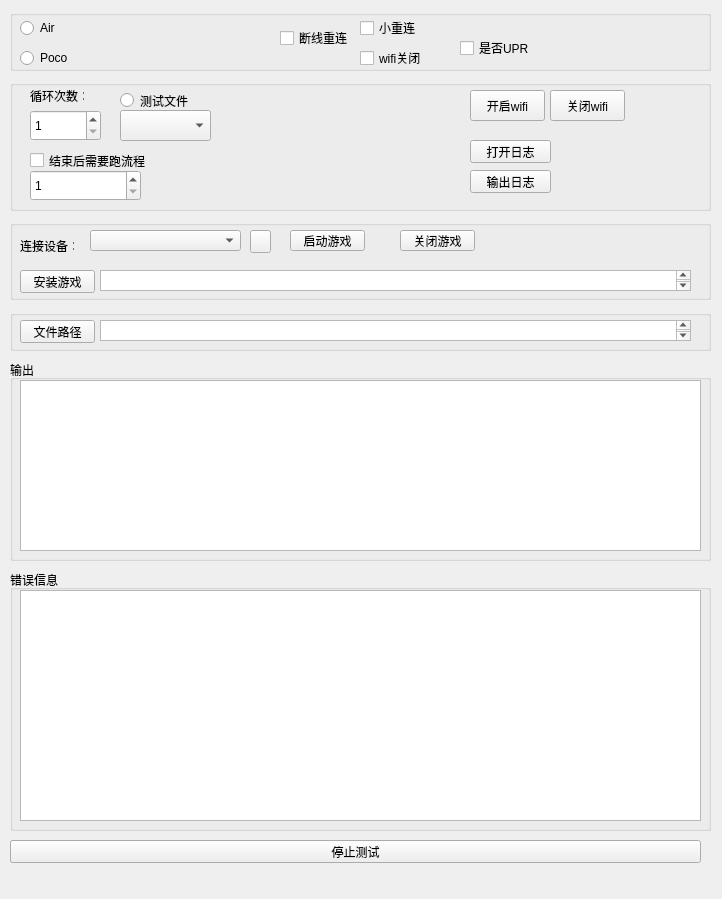
<?xml version="1.0" encoding="UTF-8"?>
<ui version="4.0">
 <class>widget</class>
 <widget class="QWidget" name="widget">
  <property name="geometry">
   <rect>
    <x>0</x>
    <y>0</y>
    <width>722</width>
    <height>899</height>
   </rect>
  </property>
  <property name="acceptDrops">
   <bool>true</bool>
  </property>
  <property name="windowTitle">
   <string>自动测试</string>
  </property>
  <widget class="QGroupBox" name="groupBox">
   <property name="geometry">
    <rect>
     <x>10</x>
     <y>10</y>
     <width>701</width>
     <height>61</height>
    </rect>
   </property>
   <property name="title">
    <string/>
   </property>
   <widget class="QRadioButton" name="radioButton">
    <property name="geometry">
     <rect>
      <x>10</x>
      <y>10</y>
      <width>89</width>
      <height>16</height>
     </rect>
    </property>
    <property name="text">
     <string>Air</string>
    </property>
   </widget>
   <widget class="QRadioButton" name="radioButton_2">
    <property name="geometry">
     <rect>
      <x>10</x>
      <y>40</y>
      <width>89</width>
      <height>16</height>
     </rect>
    </property>
    <property name="text">
     <string>Poco</string>
    </property>
   </widget>
   <widget class="QCheckBox" name="checkBox">
    <property name="geometry">
     <rect>
      <x>450</x>
      <y>30</y>
      <width>71</width>
      <height>16</height>
     </rect>
    </property>
    <property name="text">
     <string>是否UPR</string>
    </property>
   </widget>
   <widget class="QCheckBox" name="checkBox_2">
    <property name="geometry">
     <rect>
      <x>270</x>
      <y>20</y>
      <width>71</width>
      <height>16</height>
     </rect>
    </property>
    <property name="text">
     <string>断线重连</string>
    </property>
   </widget>
   <widget class="QCheckBox" name="checkBox_4">
    <property name="geometry">
     <rect>
      <x>350</x>
      <y>10</y>
      <width>71</width>
      <height>16</height>
     </rect>
    </property>
    <property name="text">
     <string>小重连</string>
    </property>
   </widget>
   <widget class="QCheckBox" name="checkBox_3">
    <property name="geometry">
     <rect>
      <x>350</x>
      <y>40</y>
      <width>71</width>
      <height>16</height>
     </rect>
    </property>
    <property name="text">
     <string>wifi关闭</string>
    </property>
   </widget>
  </widget>
  <widget class="QGroupBox" name="groupBox_2">
   <property name="geometry">
    <rect>
     <x>10</x>
     <y>80</y>
     <width>701</width>
     <height>131</height>
    </rect>
   </property>
   <property name="title">
    <string/>
   </property>
   <widget class="QLabel" name="label_2">
    <property name="geometry">
     <rect>
      <x>20</x>
      <y>10</y>
      <width>54</width>
      <height>12</height>
     </rect>
    </property>
    <property name="text">
     <string>循环次数：</string>
    </property>
   </widget>
   <widget class="QSpinBox" name="spinBox">
    <property name="geometry">
     <rect>
      <x>20</x>
      <y>30</y>
      <width>71</width>
      <height>31</height>
     </rect>
    </property>
    <property name="minimum">
     <number>1</number>
    </property>
   </widget>
   <widget class="QRadioButton" name="radioButton_6">
    <property name="geometry">
     <rect>
      <x>110</x>
      <y>10</y>
      <width>89</width>
      <height>21</height>
     </rect>
    </property>
    <property name="text">
     <string>测试文件</string>
    </property>
   </widget>
   <widget class="QComboBox" name="comboBox">
    <property name="geometry">
     <rect>
      <x>110</x>
      <y>30</y>
      <width>91</width>
      <height>31</height>
     </rect>
    </property>
    <property name="currentText">
     <string/>
    </property>
    <property name="currentIndex">
     <number>-1</number>
    </property>
    <property name="iconSize">
     <size>
      <width>16</width>
      <height>20</height>
     </size>
    </property>
   </widget>
   <widget class="QPushButton" name="pushButton_5">
    <property name="geometry">
     <rect>
      <x>540</x>
      <y>10</y>
      <width>75</width>
      <height>31</height>
     </rect>
    </property>
    <property name="text">
     <string>关闭wifi</string>
    </property>
   </widget>
   <widget class="QPushButton" name="pushButton_6">
    <property name="geometry">
     <rect>
      <x>460</x>
      <y>10</y>
      <width>75</width>
      <height>31</height>
     </rect>
    </property>
    <property name="text">
     <string>开启wifi</string>
    </property>
   </widget>
   <widget class="QCheckBox" name="checkBox_5">
    <property name="geometry">
     <rect>
      <x>20</x>
      <y>70</y>
      <width>121</width>
      <height>21</height>
     </rect>
    </property>
    <property name="text">
     <string>结束后需要跑流程</string>
    </property>
   </widget>
   <widget class="QSpinBox" name="spinBox_2">
    <property name="geometry">
     <rect>
      <x>20</x>
      <y>90</y>
      <width>111</width>
      <height>31</height>
     </rect>
    </property>
    <property name="minimum">
     <number>1</number>
    </property>
   </widget>
   <widget class="QPushButton" name="adblog">
    <property name="geometry">
     <rect>
      <x>460</x>
      <y>60</y>
      <width>81</width>
      <height>23</height>
     </rect>
    </property>
    <property name="text">
     <string>打开日志</string>
    </property>
   </widget>
   <widget class="QPushButton" name="inputlog">
    <property name="geometry">
     <rect>
      <x>460</x>
      <y>90</y>
      <width>81</width>
      <height>23</height>
     </rect>
    </property>
    <property name="text">
     <string>输出日志</string>
    </property>
   </widget>
  </widget>
  <widget class="QGroupBox" name="groupBox_3">
   <property name="geometry">
    <rect>
     <x>10</x>
     <y>310</y>
     <width>701</width>
     <height>41</height>
    </rect>
   </property>
   <property name="title">
    <string/>
   </property>
   <widget class="QPushButton" name="pushButton_2">
    <property name="geometry">
     <rect>
      <x>10</x>
      <y>10</y>
      <width>75</width>
      <height>23</height>
     </rect>
    </property>
    <property name="text">
     <string>文件路径</string>
    </property>
   </widget>
   <widget class="QTextEdit" name="FileTextBrowser">
    <property name="geometry">
     <rect>
      <x>90</x>
      <y>10</y>
      <width>591</width>
      <height>21</height>
     </rect>
    </property>
    <property name="inputMethodHints">
     <set>Qt::ImhNone</set>
    </property>
   </widget>
  </widget>
  <widget class="QPushButton" name="pushButton">
   <property name="geometry">
    <rect>
     <x>10</x>
     <y>840</y>
     <width>681</width>
     <height>23</height>
    </rect>
   </property>
   <property name="text">
    <string>开始测试</string>
   </property>
  </widget>
  <widget class="QGroupBox" name="groupBox_4">
   <property name="geometry">
    <rect>
     <x>10</x>
     <y>360</y>
     <width>701</width>
     <height>201</height>
    </rect>
   </property>
   <property name="title">
    <string>输出</string>
   </property>
   <widget class="QTextBrowser" name="textBrowser">
    <property name="geometry">
     <rect>
      <x>10</x>
      <y>20</y>
      <width>681</width>
      <height>171</height>
     </rect>
    </property>
    <property name="acceptDrops">
     <bool>false</bool>
    </property>
   </widget>
  </widget>
  <widget class="QGroupBox" name="groupBox_5">
   <property name="geometry">
    <rect>
     <x>10</x>
     <y>570</y>
     <width>701</width>
     <height>261</height>
    </rect>
   </property>
   <property name="title">
    <string>错误信息</string>
   </property>
   <widget class="QTextBrowser" name="textBrowser_2">
    <property name="geometry">
     <rect>
      <x>10</x>
      <y>20</y>
      <width>681</width>
      <height>231</height>
     </rect>
    </property>
    <property name="acceptDrops">
     <bool>false</bool>
    </property>
   </widget>
  </widget>
  <widget class="QGroupBox" name="groupBox_6">
   <property name="geometry">
    <rect>
     <x>10</x>
     <y>220</y>
     <width>701</width>
     <height>80</height>
    </rect>
   </property>
   <property name="acceptDrops">
    <bool>true</bool>
   </property>
   <property name="title">
    <string/>
   </property>
   <widget class="QPushButton" name="pushButton_8">
    <property name="geometry">
     <rect>
      <x>10</x>
      <y>50</y>
      <width>75</width>
      <height>23</height>
     </rect>
    </property>
    <property name="text">
     <string>安装游戏</string>
    </property>
   </widget>
   <widget class="QTextBrowser" name="PkgFile">
    <property name="geometry">
     <rect>
      <x>90</x>
      <y>50</y>
      <width>591</width>
      <height>21</height>
     </rect>
    </property>
    <property name="inputMethodHints">
     <set>Qt::ImhMultiLine</set>
    </property>
    <property name="tabChangesFocus">
     <bool>true</bool>
    </property>
    <property name="readOnly">
     <bool>false</bool>
    </property>
    <property name="openExternalLinks">
     <bool>true</bool>
    </property>
   </widget>
   <widget class="QPushButton" name="pushButton_4">
    <property name="geometry">
     <rect>
      <x>280</x>
      <y>10</y>
      <width>75</width>
      <height>21</height>
     </rect>
    </property>
    <property name="text">
     <string>启动游戏</string>
    </property>
   </widget>
   <widget class="QPushButton" name="pushButton_3">
    <property name="geometry">
     <rect>
      <x>390</x>
      <y>10</y>
      <width>75</width>
      <height>21</height>
     </rect>
    </property>
    <property name="text">
     <string>关闭游戏</string>
    </property>
   </widget>
   <widget class="QComboBox" name="comboBox_2">
    <property name="geometry">
     <rect>
      <x>80</x>
      <y>10</y>
      <width>151</width>
      <height>21</height>
     </rect>
    </property>
   </widget>
   <widget class="QLabel" name="label_4">
    <property name="geometry">
     <rect>
      <x>10</x>
      <y>20</y>
      <width>54</width>
      <height>12</height>
     </rect>
    </property>
    <property name="text">
     <string>连接设备：</string>
    </property>
   </widget>
   <widget class="QPushButton" name="pushButton_7">
    <property name="geometry">
     <rect>
      <x>240</x>
      <y>10</y>
      <width>21</width>
      <height>23</height>
     </rect>
    </property>
    <property name="text">
     <string/>
    </property>
   </widget>
  </widget>
  <widget class="QPushButton" name="pushButton_9">
   <property name="geometry">
    <rect>
     <x>10</x>
     <y>840</y>
     <width>691</width>
     <height>23</height>
    </rect>
   </property>
   <property name="text">
    <string>停止测试</string>
   </property>
  </widget>
 </widget>
 <resources/>
 <connections/>
</ui>
